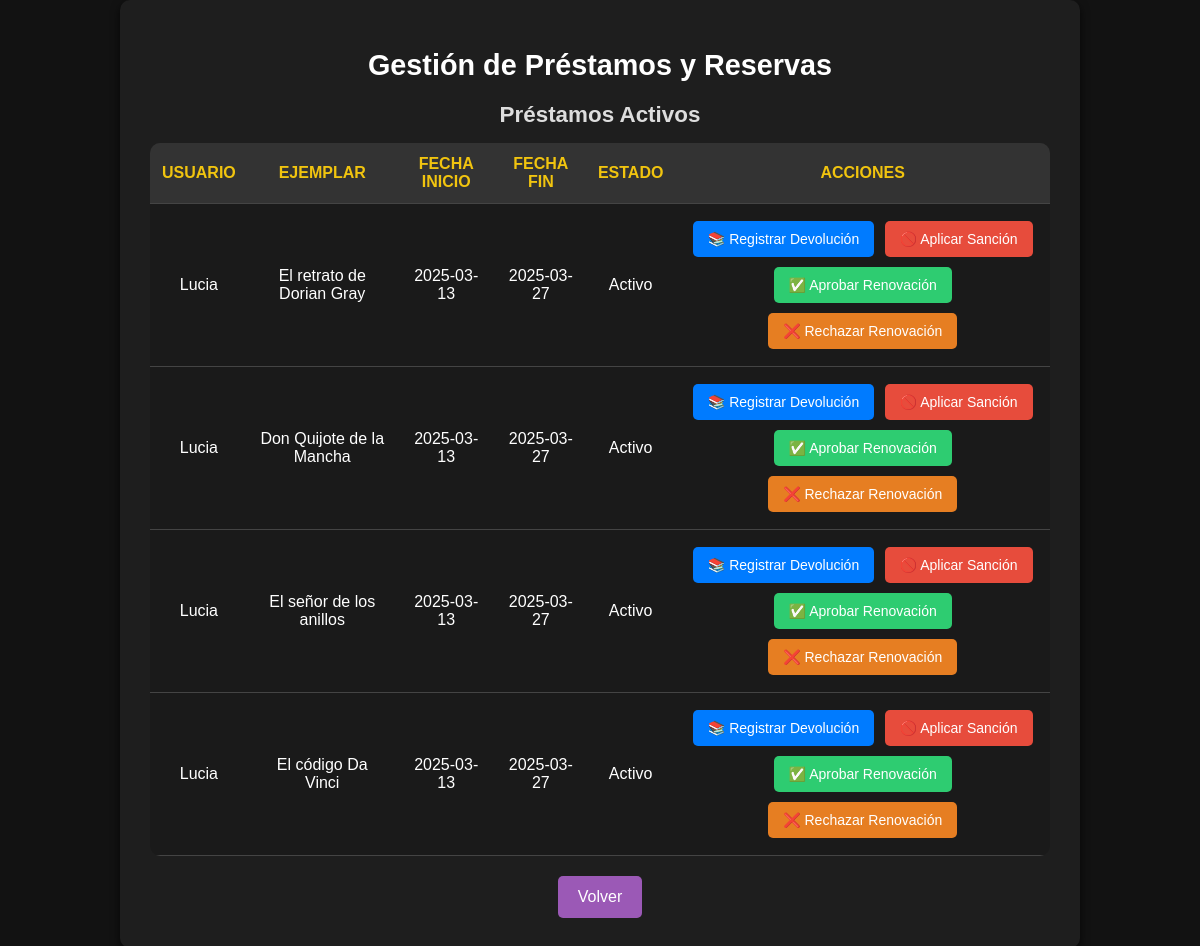
Screenshot of /views/gestionarPrestamosReservas.php (signed in) with the database file from the repository.
### tables this page shows
CREATE TABLE `Prestamos` (
  `IdPrestamo` int NOT NULL,
  `IdUsuario` int DEFAULT NULL,
  `IdEjemplar` int DEFAULT NULL,
  `FechaInicio` date DEFAULT NULL,
  `FechaFin` date DEFAULT NULL,
  `Observacion` text,
  `estado` tinyint(1) DEFAULT '0'
);

CREATE TABLE `Usuarios` (
  `IdUsuario` int NOT NULL,
  `Nombre` varchar(50) NOT NULL,
  `Direccion` varchar(50) DEFAULT NULL,
  `Telefono` varchar(9) DEFAULT NULL,
  `Curso` int NOT NULL,
  `Email` varchar(50) DEFAULT NULL,
  `Clave` varchar(8) NOT NULL,
  `Admin` tinyint(1) DEFAULT '0'
);

CREATE TABLE `Ejemplares` (
  `IdEjemplar` int NOT NULL,
  `Titulo` varchar(50) DEFAULT NULL,
  `Localizacion` varchar(50) DEFAULT NULL,
  `Prestado` tinyint(1) DEFAULT '0'
);

### models/database.php (called while the page is built)
<?php
class Database {
    private $host = 'localhost';
    private $db_name = 'Biblioteca';
    private $username = 'root';
    private $password = 'root1';
    private $pdo;
    public function __construct() {
        try {
            $dsn = "mysql:host={$this->host};dbname={$this->db_name};charset=utf8mb4";
            $this->pdo = new PDO($dsn, $this->username, $this->password);
            $this->pdo->setAttribute(PDO::ATTR_ERRMODE, PDO::ERRMODE_EXCEPTION);
            $this->pdo->setAttribute(PDO::ATTR_DEFAULT_FETCH_MODE, PDO::FETCH_ASSOC);
        } catch (PDOException $e) {
            die("Error de conexión a la base de datos: " . $e->getMessage());
        }
    }
    public function getConnection() {
        return $this->pdo;
    }
}
?>

### controller/GestionPrestamosController.php (called while the page is built, shortened)
<?php
require_once "../models/database.php";
class GestionPrestamosController {
    private $conexion;
    public function __construct() {
        $baseDatos = new Database();
        $this->conexion = $baseDatos->getConnection();
    }
    public function obtenerPrestamosActivos() {
        try {
            $sql = "SELECT p.*, u.Nombre AS NombreUsuario, e.Titulo
                    FROM Prestamos p
                    JOIN Usuarios u ON p.IdUsuario = u.IdUsuario
                    JOIN Ejemplares e ON p.IdEjemplar = e.IdEjemplar
                    WHERE p.estado = 1";
            $stmt = $this->conexion->prepare($sql);
            $stmt->execute();
            return $stmt->fetchAll(PDO::FETCH_ASSOC);
        } catch (PDOException $e) {
            return [];
        }
    }
}
?>

### views/gestionarPrestamosReservas.php (the view, shortened to what this page needs)
<?php
require_once "../controller/GestionPrestamosController.php";
$controller = new GestionPrestamosController();
$prestamos = $controller->obtenerPrestamosActivos();
?>
<!DOCTYPE html>
<html lang="es">
<head>
    <link rel="stylesheet" href="../assets/css/estilosGestionPrestamos.css">
</head>
<body>
<div class="container">
    <h1>Gestión de Préstamos y Reservas</h1>
    <h2>Préstamos Activos</h2>
    <table>
        <tr>
            <th>Usuario</th>
            <th>Ejemplar</th>
            <th>Fecha Inicio</th>
            <th>Fecha Fin</th>
            <th>Estado</th>
            <th>Acciones</th>
        </tr>
        <?php foreach ($prestamos as $p): ?>
        <tr>
            <td><?php echo htmlspecialchars($p["NombreUsuario"]); ?></td>
            <td><?php echo htmlspecialchars($p["Titulo"]); ?></td>
            <td><?php echo htmlspecialchars($p["FechaInicio"]); ?></td>
            <td><?php echo htmlspecialchars($p["FechaFin"]); ?></td>
            <td><?php echo $p["estado"] ? "Activo" : "Finalizado"; ?></td>
            <td>
                <form action="../controller/GestionPrestamosController.php" method="POST">
                    <button type="submit" name="accion" value="devolver">📚 Registrar Devolución</button>
                    <?php if ($p["estado"]): ?>
                        <button type="submit" name="accion" value="sancionar">🚫 Aplicar Sanción</button>
                        <button type="submit" name="accion" value="aprobar_renovacion">✅ Aprobar Renovación</button>
                        <button type="submit" name="accion" value="rechazar_renovacion">❌ Rechazar Renovación</button>
                    <?php endif; ?>
                </form>
            </td>
        </tr>
        <?php endforeach; ?>
    </table>
    <a href="panelAdministrador.php" class="volver-btn">Volver</a>
</div>
</body>
</html>

### assets/css/estilosGestionPrestamos.css (style rules this page uses)
body { font-family: Arial, sans-serif; background-color: #121212; color: white; margin: 0; padding: 0; display: flex; justify-content: center; align-items: center; min-height: 100vh; }
.container { background-color: #1e1e1e; padding: 30px; border-radius: 10px; box-shadow: 0px 4px 10px rgba(0, 0, 0, 0.7); text-align: center; width: 90%; max-width: 900px; }
h1 { font-size: 1.8em; color: #ffffff; margin-bottom: 20px; }
h2 { font-size: 1.4em; color: #dddddd; margin-bottom: 15px; }
table { width: 100%; border-collapse: collapse; margin-top: 15px; background-color: #222; border-radius: 10px; overflow: hidden; }
th, td { padding: 12px; border-bottom: 1px solid #444; text-align: center; }
th { background-color: #333; color: #f1c40f; text-transform: uppercase; }
td { background-color: #1a1a1a; }
form { display: inline; }
button { background-color: #007BFF; color: white; border: none; padding: 10px 15px; border-radius: 5px; cursor: pointer; font-size: 14px; margin: 5px 3px; transition: background 0.3s ease, transform 0.2s; }
button[name="accion"][value="sancionar"] { background-color: #e74c3c; }
button[name="accion"][value="aprobar_renovacion"] { background-color: #2ecc71; }
button[name="accion"][value="rechazar_renovacion"] { background-color: #e67e22; }
.volver-btn { display: inline-block; background-color: #9b59b6; color: white; padding: 12px 20px; text-decoration: none; border-radius: 5px; margin-top: 20px; font-size: 16px; transition: background 0.3s ease, transform 0.2s; }

### rows the page displays
prestamos: IdUsuario.Nombre "Lucia", IdEjemplar.Titulo "El retrato de Dorian Gray", FechaInicio "2025-03-13", FechaFin "2025-03-27", estado "Activo"
prestamos: IdUsuario.Nombre "Lucia", IdEjemplar.Titulo "Don Quijote de la Mancha", FechaInicio "2025-03-13", FechaFin "2025-03-27", estado "Activo"
prestamos: IdUsuario.Nombre "Lucia", IdEjemplar.Titulo "El señor de los anillos", FechaInicio "2025-03-13", FechaFin "2025-03-27", estado "Activo"
prestamos: IdUsuario.Nombre "Lucia", IdEjemplar.Titulo "El código Da Vinci", FechaInicio "2025-03-13", FechaFin "2025-03-27", estado "Activo"
